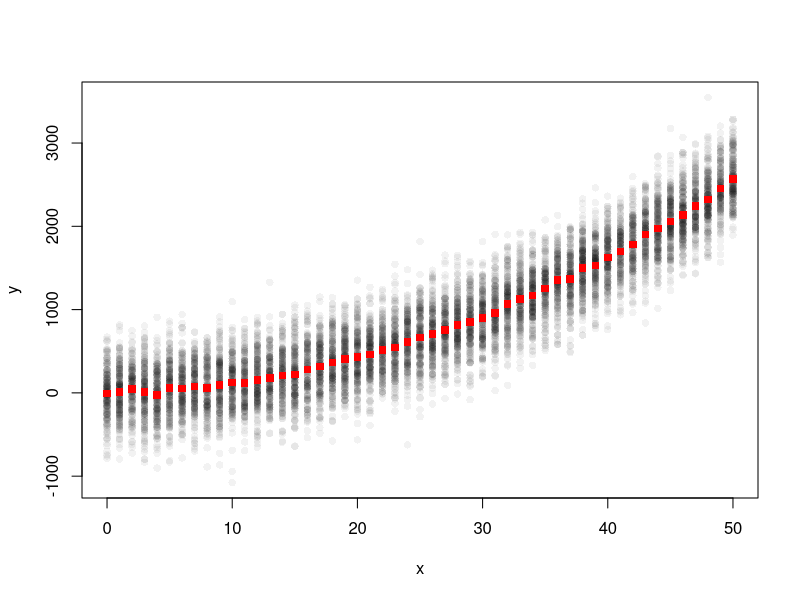
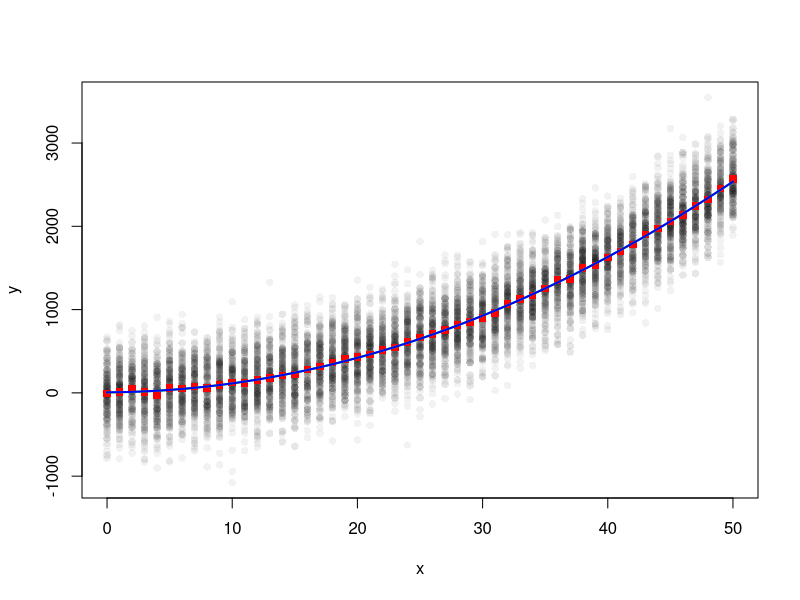

The R script that drew these images, in order:
#' # OLS as Regression on Means #
#'
#' One of the things that I find most difficult about regression is visualizing what is actually happening when a regression model is fit.
#' One way to better understand that process is to recognize that a regression is simply a curve through the conditional mean values of an outcome at each value of one or more predictors. Thus, we can actually estimate (i.e., "figure out") the regression line simply by determining the conditional mean of our outcome at each value of of our input. 
#' This is easiest to see in a bivariate regression, so let's create some data and build the model:
set.seed(100)
x <- sample(0:50,10000,TRUE)
#xsq <- x^2 # a squared term just for fun
# the data-generating process:
y <- 2 + x + (x^2) + rnorm(10000,0,300)
#' Now let's calculate the conditional means of `x`, `xsq`, and `y`:
condmeans_x <- by(x,x,mean)
condmeans_x2 <- by(x^2,x,mean)
condmeans_y <- by(y,x,mean)
#' If we run the regression on the original data (assuming we know the data-generating process), we'll get the following:
lm1 <- lm(y~x+I(x^2))
summary(lm1)
#' If we run the regression instead on just the conditional means (i.e., one value of `y` at each value of `x`), we will get the following:
lm2 <- lm(condmeans_y ~ condmeans_x + condmeans_x2)
summary(lm2)
#' The results from the two models look very similar. Aside from some minor variations, they provide identical substantive inference about the process at-hand. We can see this if we plot the original data (in gray) and overlay it with the conditional means of `y` (in red):
plot(y ~ x, col=rgb(0,0,0,.05), pch=16)
points(condmeans_y ~ condmeans_x, col="red", pch=15)
#' We can add predicted output lines (one for each model) to this plot to see the similarity of the two models even more clearly. Indeed, the lines overlay each other perfectly:
plot(y ~ x, col=rgb(0,0,0,.05), pch=16)
points(condmeans_y ~ condmeans_x, col="red", pch=15)
lines(0:50,predict(lm1,data.frame(x=0:50)), col='green', type='l', lwd=2)
lines(0:50,predict(lm2,data.frame(x=0:50)), col='blue', type='l', lwd=2)
#' So, if you ever struggle to think about what regression is doing, just remember that it is simply drawing a (potentially multidimensional) curve through the conditional means of the outcome at every value of the covariate(s).
#'
